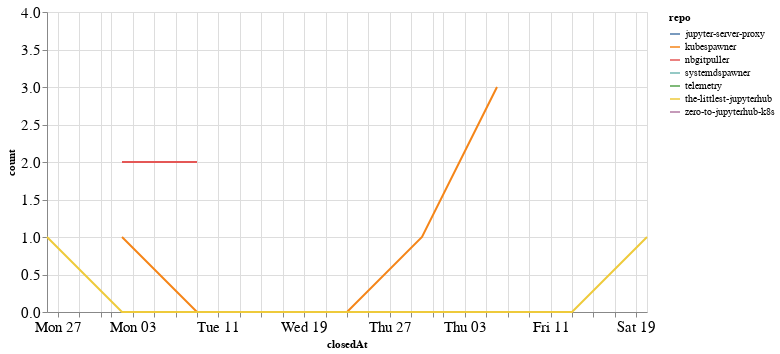

Here is the notebook cell this chart was saved with:
### Code cell
closed_by_time = closed_by.groupby('repo').resample('W', on='closedAt').count()['author'].reset_index()
closed_by_time = closed_by_time.rename(columns={'author': 'count'})

alt.Chart(closed_by_time, width=600).mark_line().encode(
    x='closedAt',
    y='count',
    color='repo',
    tooltip="repo"
)

### Figure 1 — Vega-Lite specification as saved in the notebook (floating-point values rounded to 4 significant figures)
{"config": {"axisLeft": {"labelFontSize": 15}, "axisBottom": {"labelFontSize": 15}}, "data": {"name": "data-ae4c0886eaa101795b72146cb3ebd2de"}, "mark": "line", "encoding": {"color": {"type": "nominal", "field": "repo"}, "tooltip": {"type": "nominal", "field": "repo"}, "x": {"type": "temporal", "field": "closedAt"}, "y": {"type": "quantitative", "field": "count"}}, "width": 600, "$schema": "https://vega.github.io/schema/vega-lite/v4.8.1.json", "datasets": {"data-ae4c0886eaa101795b72146cb3ebd2de": [{"repo": "jupyter-server-proxy", "closedAt": "2020-09-20T00:00:00", "count": 2}, {"repo": "kubespawner", "closedAt": "2020-08-02T00:00:00", "count": 1}, {"repo": "kubespawner", "closedAt": "2020-08-09T00:00:00", "count": 0}, {"repo": "kubespawner", "closedAt": "2020-08-16T00:00:00", "count": 0}, {"repo": "kubespawner", "closedAt": "2020-08-23T00:00:00", "count": 0}, {"repo": "kubespawner", "closedAt": "2020-08-30T00:00:00", "count": 1}, {"repo": "kubespawner", "closedAt": "2020-09-06T00:00:00", "count": 3}, {"repo": "nbgitpuller", "closedAt": "2020-08-02T00:00:00", "count": 2}, {"repo": "nbgitpuller", "closedAt": "2020-08-09T00:00:00", "count": 2}, {"repo": "systemdspawner", "closedAt": "2020-07-26T00:00:00", "count": 1}, {"repo": "telemetry", "closedAt": "2020-08-30T00:00:00", "count": 1}, {"repo": "the-littlest-jupyterhub", "closedAt": "2020-07-26T00:00:00", "count": 1}, {"repo": "the-littlest-jupyterhub", "closedAt": "2020-08-02T00:00:00", "count": 0}, {"repo": "the-littlest-jupyterhub", "closedAt": "2020-08-09T00:00:00", "count": 0}, {"repo": "the-littlest-jupyterhub", "closedAt": "2020-08-16T00:00:00", "count": 0}, {"repo": "the-littlest-jupyterhub", "closedAt": "2020-08-23T00:00:00", "count": 0}, {"repo": "the-littlest-jupyterhub", "closedAt": "2020-08-30T00:00:00", "count": 0}, {"repo": "the-littlest-jupyterhub", "closedAt": "2020-09-06T00:00:00", "count": 0}, {"repo": "the-littlest-jupyterhub", "closedAt": "2020-09-13T00:00:00", "count": 0}, {"repo": "the-littlest-jupyterhub", "closedAt": "2020-09-20T00:00:00", "count": 1}, {"repo": "zero-to-jupyterhub-k8s", "closedAt": "2020-09-06T00:00:00", "count": 4}]}}
